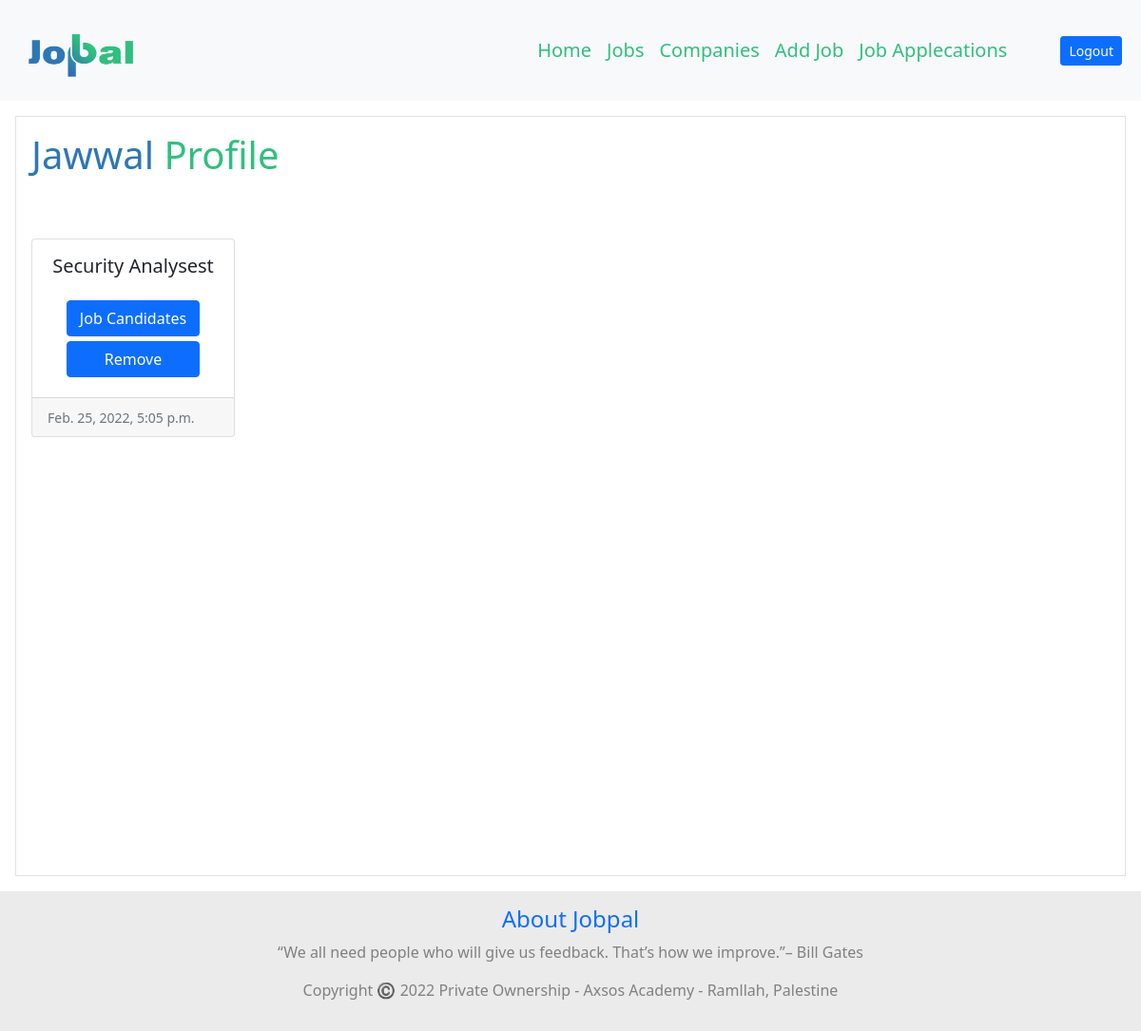
Before: /company_jobs (signed in) with the older database file.
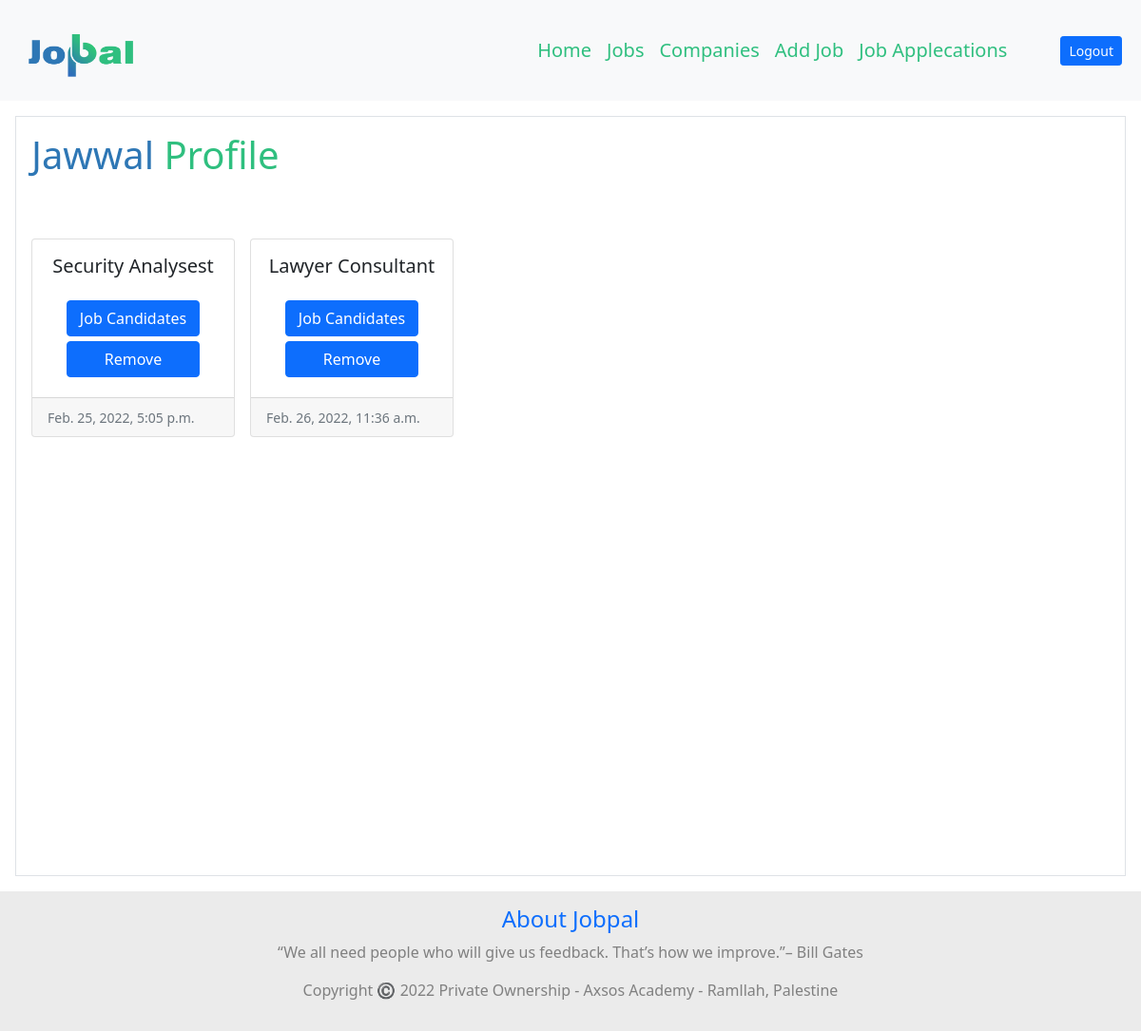
After: the same page with the newer database file.
### jobpal_app/models.py (models this page shows)
class Job(models.Model):
    title=models.CharField(max_length=90)
    desc=models.TextField()
    location=models.CharField(max_length=95)
    category=models.CharField(max_length=90)
    user_job = models.ManyToManyField(User, related_name="jobs")
    company_job=models.ForeignKey(Company, related_name="add_job", on_delete = models.CASCADE)
    created_at = models.DateTimeField(auto_now_add=True)
    updated_at = models.DateTimeField(auto_now=True)
    objects = JobManager()

### jobpal_app/views.py (the view)
# urls.py: path('company_jobs', views.company_jobs),
def company_jobs(request):
    this_company=Company.objects.get(id = request.session['company_id'])
    context={
        'all_jobs':Job.objects.filter(company_job=this_company),
        'this_company':this_company
    }
    return render (request,'company_added_jobs.html',context)

### jobpal_app/templates/company_added_jobs.html (shortened to what this page needs)
<!DOCTYPE html>
<html lang="en">
<head>
	{% load static %}
	<link href="https://cdn.jsdelivr.net/npm/bootstrap@5.1.3/dist/css/bootstrap.min.css" rel="stylesheet"
 />
</head>
<body>
    <nav class="navbar navbar-expand-lg navbar-light bg-light p-2">
        <div class="container-fluid">
            <a class="navbar-brand me-5" href="/"><img
                    src="{% static 'img\Untitled-1 copy.png' %}"
                    alt="logo" style="width: 130px; height: 80px;"></a>
            <div class="collapse navbar-collapse justify-content-end" id="navbarNav">
                <ul class="navbar-nav">
                    <li class="nav-item">
                        <a class="nav-link active" aria-current="page" href="/"
                            style="color: #2FBF7F; font-size: 20px;">Home</a>
                    </li>
                    <li class="nav-item">
                        <a class="nav-link" href="/jobs" style="color: #2FBF7F; font-size: 20px;">Jobs</a>
                    </li>
                    <li class="nav-item">
                        <a class="nav-link" href="/companies" style="color: #2FBF7F; font-size: 20px;">Companies</a>
                    </li>
                    {% if request.session.company_id %}
                    <li class="nav-item">
                        <a class="nav-link" href="/add_job" style="color: #2FBF7F; font-size: 20px;">Add Job</a>
                    </li>
                    <li class="nav-item">
                        <a class="nav-link" href="/company_jobs" style="color: #2FBF7F; font-size: 20px;">Job Applecations</a>
                    </li>
                    {% endif %}
                </ul>
            </div>
                <div class="dropdown">
                {% if request.session.user_id or request.session.company_id %}
                    <a class="btn btn-primary  btn-sm ms-5 " href="/logout" role="button" id="dropdownMenuLink"
                     aria-expanded="false">
                   Logout</a>
                {% endif %}
            </div>
        </div>
    </nav>
	<div class="container-lg-fluid m-3 p-3 border" style="height: 100vh;">
		<div class="col-4"><h1  style="color:#2E77B5;">{{this_company.company_name}} <span style="color: #2FBF7F;">Profile</span></h1></div>
		<div class="row  row-cols-2 row-cols-lg-5 g-2 g-lg-3 mt-5 " >
			{% for job in all_jobs %}
			<div class="col-3 ">
				<div class="card h-100 ">
					<div class="card-body" >
						<h5 class="card-title text-center mb-4" >{{job.title}}</h5>
                        <div style="display: flex;justify-content: space-around;flex-wrap: wrap;">
                            <form action="company_jobs/{{job.id}}" class="text-center">
                                <button type="submit" class="btn btn-primary text-center" style="width: 140px;margin-bottom: 5px;">Job Candidates</button>
                            </form>
                            <form action="delete_job/{{job.id}}" class="text-center">
                                <button type="submit" class="btn btn-primary text-center" style="width: 140px;margin-bottom: 5px;">Remove</button>
                            </form>
                        </div>
					</div>
					<div class="card-footer">
						<small class="text-muted">{{job.updated_at}}</small>
					</div>
				</div>
			</div>
			{% endfor %}
		</div>
	</div>
	<footer style="background-color:#ebebeb;padding: 15px;text-align: center;">
		<h4><a href="#" style="text-decoration: none;">About Jobpal</a></h4>
		<p style="color: gray;">“We all need people who will give us feedback. That’s how we improve.”– Bill Gates</p>
        <p style="color: gray;">Copyright ©️ 2022 Private Ownership - Axsos Academy - Ramllah, Palestine</p>
	  </footer >
</body>
</html>

Changed rows visible on the page:
added Job: title "Lawyer Consultant", updated_at "Feb. 26, 2022, 11:36 a.m."
